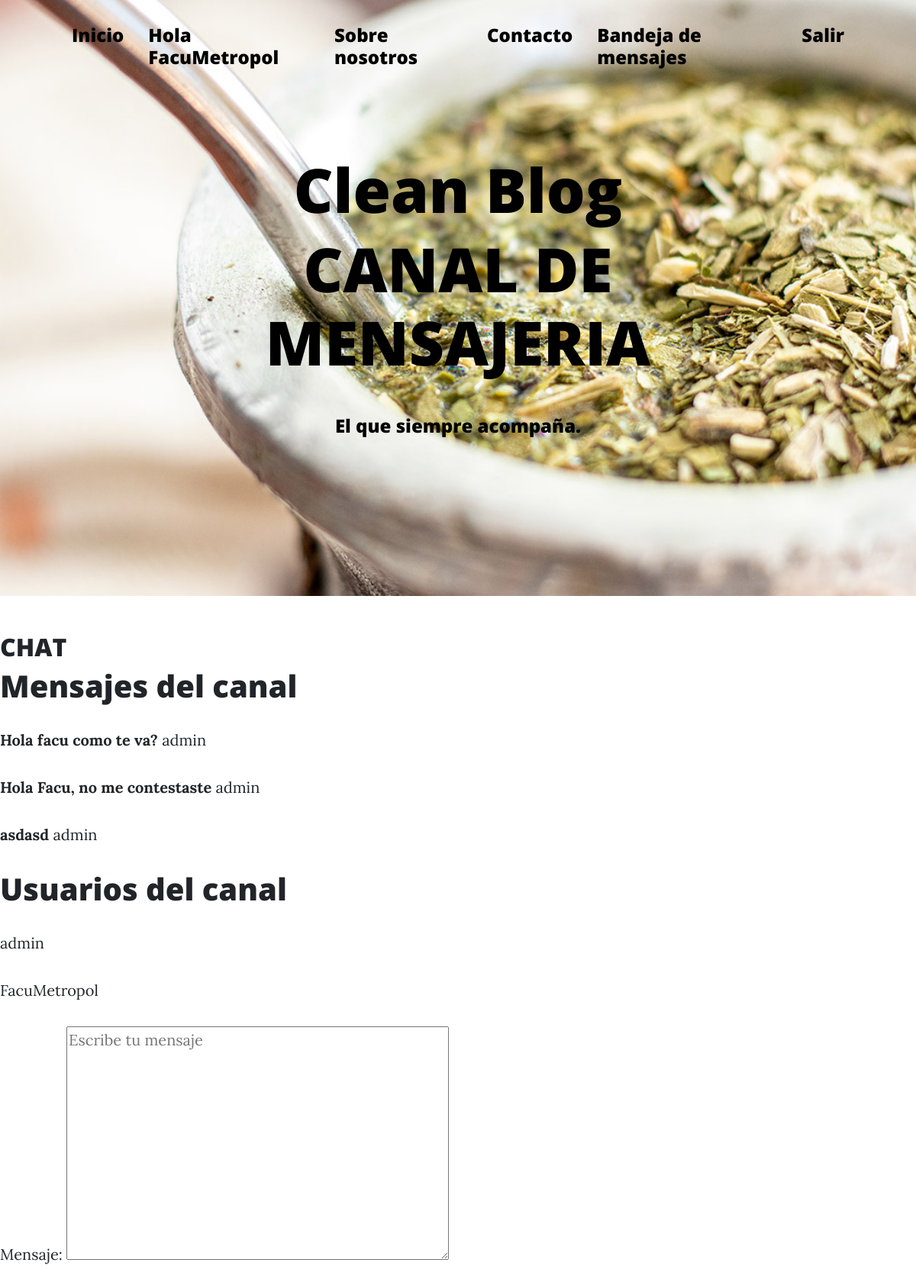
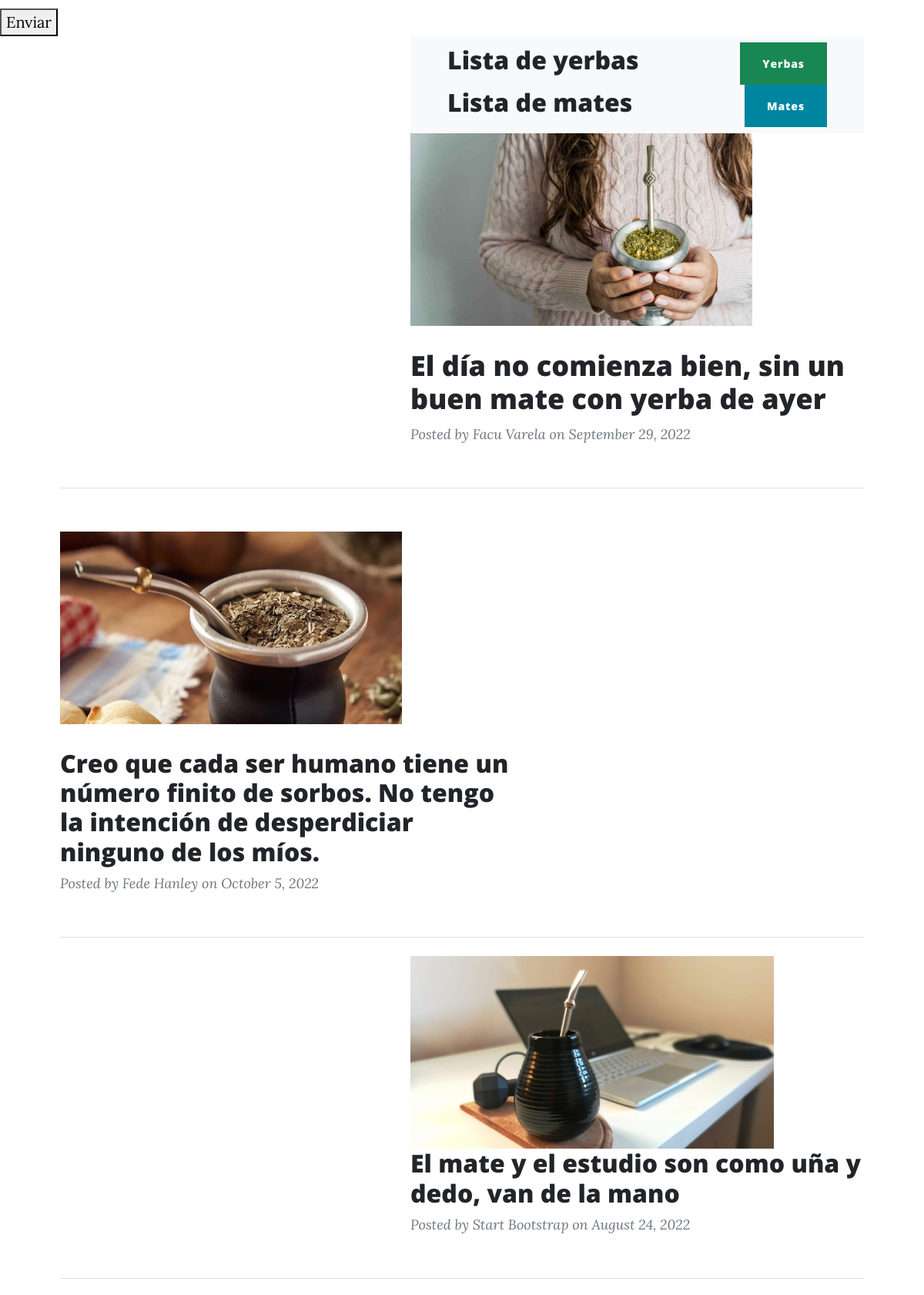
Page /ms/admin (signed in, upper part) on the committed database (2 pictures, top to bottom).
### DM/models.py (models this page shows)
class ModelBase(models.Model):
    id = models.UUIDField(default=uuid.uuid4, primary_key=True, db_index=True, editable=False)
    tiempo = models.DateTimeField(auto_now_add=True)
    actualizar = models.DateTimeField(auto_now=True)
    class Meta:
        abstract = True

class CanalMensaje(ModelBase):
    canal = models.ForeignKey('Canal', on_delete=models.CASCADE)
    usuario = models.ForeignKey(User, on_delete=models.CASCADE)
    texto = models.TextField()

class CanalUsuario(ModelBase):
    canal = models.ForeignKey('Canal', null=True, on_delete=models.SET_NULL)
    usuario = models.ForeignKey(User, on_delete=models.CASCADE)

### DM/views.py (the view)
# urls.py: path('ms/<str:username>', DetailMs.as_view(), name='DetailMs'),
class DetailMs(LoginRequiredMixin, CanalFormMixin, DetailView):
    template_name='AppPrueba/canal_detail.html'
    def get_object(self, *args, **kwargs):
        username = self.kwargs.get('username')
        mi_username= self.request.user.username
        canal, _ = Canal.objects.obtener_o_crear_canal_ms(mi_username, username)
        if username == mi_username:
            mi_canal, _ = Canal.objects.obtener_o_crear_canal_usuario_actual(self.request.user)
            return mi_canal
        if canal == None:
            raise Http404
        return canal

### DM/forms.py
class FormMensajes(forms.Form):
    mensaje = forms.CharField(widget=forms.Textarea(attrs = {
        'class': 'formulario_ms',
        'placeholder':'Escribe tu mensaje'
    }))

### DM/models.py (called while the page is built, shortened)
    def solo_dos(self):
        return self.annotate(num_usuarios = Count('usuarios')).filter(num_usuarios=2)

    def filtrar_por_username(self, username):
        return self.filter(canalusuario__usuario__username=username)

    def get_queryset(self, *args, **kwargs):
        return CanalQuerySet(self.model, using=self._db)

    def filtrar_ms_por_privado(self, username_a, username_b):
        return self.get_queryset().solo_dos().filtrar_por_username(username_a).filtrar_por_username(username_b)

    def obtener_o_crear_canal_ms(self, username_a, username_b):
        qs = self.filtrar_ms_por_privado(username_a, username_b)
        if qs.exists():
            return qs.order_by('tiempo').first(), False

### AppPrueba/templates/AppPrueba/canal_detail.html (shortened to what this page needs)
{% extends 'AppPrueba/index.html' %}
{% load static %}
{% block titulo %}
<h1 class="mb-5" style="color:black">CANAL DE MENSAJERIA</h1>
{% endblock %}
{% block contenido_que_cambia %}
<h2>CHAT</h2>
<h1>Mensajes del canal</h1>
{% for mensaje in object.canalmensaje_set.all %}
{% if request.user == mensaje.usuario %}
<p>
    <strong>
        {{mensaje.texto}}
    </strong>
    <span>
        lo enviaste tu
    </span>
</p>
{% else %}
<p>
    <strong>
        {{mensaje.texto}}
    </strong>
    <span>
        {{mensaje.usuario}}
    </span>
</p>
{% endif %}
{% endfor %}
<h1>Usuarios del canal</h1>
{% for usuarios in object.canalusuario_set.all %}
    <p>
        {{usuarios.usuario}}
    </p>
{% endfor %}
    <form id='form_submit' action='{{ request.path }}' method="POST">
        {{form.as_p}}
        <button type="submit">
            Enviar
        </button>
    </form>
{% endblock %}

### AppPrueba/templates/AppPrueba/index.html (shortened to what this page needs)
<!DOCTYPE html>
<html lang="en">
    <head>
        {% load static %}
        <link href='{% static "AppPrueba/css/styles.css" %}' rel="stylesheet" />
    </head>
    <body>
        <nav class="navbar navbar-expand-lg navbar-light" id="mainNav">
            <div class="container px-4 px-lg-5">
                <div class="collapse navbar-collapse" id="navbarResponsive">
                    <ul class="navbar-nav ms-auto py-4 py-lg-0">
                        <li class="nav-item"><h4><a style="color:black" class="nav-link px-lg-3 py-3 py-lg-4" href="{% url 'inicio' %}">Inicio</a></h4></li>
                        {% if user.is_authenticated %}
                        <li class="nav-item"><h4><a style="color:black" class="nav-link px-lg-3 py-3 py-lg-4">Hola {{ user.username }}</a></h4></li>
                        <li class="nav-item"><h4><a style="color:black" class="nav-link px-lg-3 py-3 py-lg-4" href="{% url 'about' %}">Sobre nosotros</a></h4></li>
                        <li class="nav-item"><h4><a style="color:black" class="nav-link px-lg-3 py-3 py-lg-4" href="{% url 'leerUsuarios' %}">Contacto</a></h4></li>
                        <li class="nav-item"><h4><a style="color:black" class="nav-link px-lg-3 py-3 py-lg-4" href="{% url 'Inbox' %}">Bandeja de mensajes</a></h4></li>
                        <li class="nav-item"><h4><a style="color:black" class="nav-link px-lg-3 py-3 py-lg-4" href="{% url 'logout' %}">Salir</a></h4></li>
                        {% endif %}
                    </ul>
                </div>
            </div>
        </nav>
        <header class="masthead" style="background-image: url('{% static 'AppPrueba/assets/img/Matienzo.jpg' %}')">
            <div class="container position-relative px-4 px-lg-5">
                <div class="row gx-4 gx-lg-5 justify-content-center">
                    <div class="col-md-10 col-lg-8 col-xl-7">
                        <div class="site-heading">
                            <h1 style="color:black">Clean Blog</h1>
                            {% block titulo %}
                            {% endblock %}
                            <span style="color:black" class="subheading"><h4>El que siempre acompaña.</h4></span>
                        </div>
                    </div>
                </div>
            </div>
        </header>
        {% block contenido_que_cambia %}
        {% endblock %}
        <div class="container px-4 px-lg-5">
            <div class="row gx-4 gx-lg-5 justify-content-end">
                <div class="col-md-10 col-lg-8 col-xl-7">
                    {% if user.is_authenticated %}
                    <div class="post-preview">
                        <nav class="navbar navbar-light bg-light static-top">
                            <div class="container">
                                <h2>Lista de yerbas</h2>
                                <a class="btn btn-success" href="{% url 'yerbas_listar' %}">Yerbas</a>
                                <h2>Lista de mates</h2>
                                <a class="btn btn-primary" href="{% url 'mates_listar' %}">Mates</a>
                            </div>
                        </nav>
                        <a>
                            <img height="250px" src="{% static 'AppPrueba/assets/img/MATECHICA.jpg' %}" alt="">
                            <h2 class="post-title">El día no comienza bien, sin un buen mate con yerba de ayer</h2>
                        </a>
                        <p class="post-meta">
                            Posted by
                            <a>Facu Varela</a>
                            on September 29, 2022
                        </p>
                    </div>
                </div>
            </div>
                    <hr class="my-4" />
                    <div class="row gx-4 gx-lg-5 justify-content-flex-start">
                        <div class="col-md-10 col-lg-8 col-xl-7">
                            <div class="post-preview">
                                <p>
                                    <img height="250px" src="{% static 'AppPrueba/assets/img/MATE.jpg' %}" alt="">
                                    <h2 class="post-title">Creo que cada ser humano tiene un número finito de sorbos. No tengo la intención de desperdiciar ninguno de los míos.</h2></a>
                                    <p class="post-meta">
                                    Posted by
                                    <a>Fede Hanley</a>
                                    on October 5, 2022
                                </p>
                            </div>
                        </div>
                    </div>
                    <hr class="my-4" />
                    <div class="row gx-4 gx-lg-5 justify-content-end">
                        <div class="col-md-10 col-lg-8 col-xl-7">
                            <div class="post-preview">
                                    <img height="250px" src="{% static 'AppPrueba/assets/img/MATEESTUDIO.jpg' %}" alt="">
                                    <h2 class="post-title">El mate y el estudio son como uña y dedo, van de la mano</h2>
                                <p class="post-meta">
                                    Posted by
                                    Start Bootstrap</a>
                                    on August 24, 2022
                                </p>
                            </div>
                        </div>
                    </div>
                    <hr class="my-4" />
                    {% else %}
                    <h2><a href="{% url 'login' %}">Ingresar para visualizar contenido.</a></h2>
                    {% endif %}
                </div>
    </body>
</html>

### rows in the picture
CanalMensaje: texto "Hola facu como te va?", usuario "admin"
CanalMensaje: texto "Hola Facu, no me contestaste", usuario "admin"
CanalMensaje: texto "asdasd", usuario "admin"
CanalUsuario: usuario "admin"
CanalUsuario: usuario "FacuMetropol"

### other values in the picture
{{ user.username }} "FacuMetropol"
